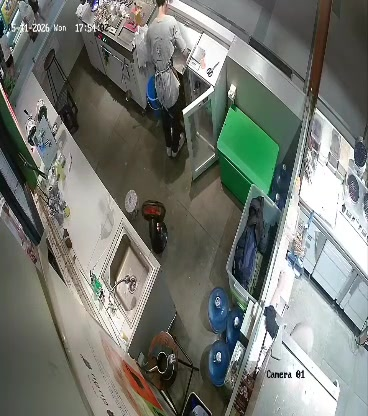
#> input picture frames/Footage(2 mins)_frame_000002.jpg, 368 x 416 px
$ python define_zone.py --image 'frames/Footage(2 mins)_frame_000002.jpg'
#> lines starting #> are read from the running program, lines starting #| are printed output that depends on the picture; after the words box and inside, x2 and y2 are one past the last pixel; in counts of white or black regions, pixels touching at a corner belong together
"""
Utility interaktif untuk menentukan ulang ZONE_POLYGON yang dipakai di
inference/inference.py dan inference/new_inference.py.

Cara pakai:
    python define_zone.py                          # ambil 1 snapshot langsung dari RTSP
    python define_zone.py --image frame_contoh.jpg  # pakai gambar frame yang sudah ada

Kontrol saat window terbuka:
    klik kiri    -> tambah titik polygon (urut sesuai klik, searah/berlawanan jarum jam)
    'u'          -> undo titik terakhir
    'r'          -> reset semua titik
    's' / Enter  -> selesai, cetak & simpan hasil polygon
    'q' / Esc    -> keluar tanpa menyimpan
"""
import os
import sys
import json
import argparse
import subprocess

import cv2
import numpy as np
from dotenv import load_dotenv

load_dotenv()

RTSP_URL = (
    f"rtsp://{os.getenv('RTSP_USERNAME')}:{os.getenv('RTSP_PASSWORD')}"
    f"@{os.getenv('RTSP_IP')}:{os.getenv('RTSP_PORT')}/Streaming/Channels/101"
)

SNAPSHOT_PATH = "zone_snapshot.jpg"
OUTPUT_JSON = "zone_polygon.json"

points = []


def grab_snapshot_from_rtsp(out_path: str):
    """Ambil 1 frame snapshot langsung dari RTSP lewat ffmpeg."""
    cmd = [
        "ffmpeg", "-y",
        "-rtsp_transport", "tcp",
        "-i", RTSP_URL,
        "-frames:v", "1",
        "-q:v", "2",
        out_path,
    ]
    print("[define_zone] Mengambil snapshot dari RTSP...")
    result = subprocess.run(cmd, capture_output=True, text=True, timeout=30)
    if result.returncode != 0 or not os.path.exists(out_path):
        print(f"[ERROR] Gagal ambil snapshot dari RTSP:\n{result.stderr[-1000:]}")
        sys.exit(1)


def on_mouse(event, x, y, flags, param):
    if event == cv2.EVENT_LBUTTONDOWN:
        points.append((x, y))


def render(base_frame):
    frame = base_frame.copy()

    for i, pt in enumerate(points):
        cv2.circle(frame, pt, 5, (0, 0, 255), -1)
        cv2.putText(frame, str(i + 1), (pt[0] + 8, pt[1] - 8),
                    cv2.FONT_HERSHEY_SIMPLEX, 0.6, (0, 0, 255), 2)

    if len(points) >= 2:
        pts_arr = np.array(points, dtype=np.int32)
        cv2.polylines(frame, [pts_arr], isClosed=len(points) >= 3,
                      color=(0, 255, 0), thickness=2)

    help_text = "klik=tambah titik | u=undo | r=reset | s/Enter=selesai | q/Esc=batal"
    cv2.putText(frame, f"Titik: {len(points)}   {help_text}",
                (10, 25), cv2.FONT_HERSHEY_SIMPLEX, 0.55, (0, 255, 255), 1)

    return frame


def main():
    parser = argparse.ArgumentParser(
        description="Tentukan ulang ZONE_POLYGON secara interaktif dengan klik titik di atas gambar frame CCTV."
    )
    parser.add_argument("--image", type=str, default=None,
                         help="Path ke gambar frame yang mau dipakai. Kalau tidak diisi, "
                              "akan ambil 1 snapshot langsung dari RTSP.")
    args = parser.parse_args()

    if args.image:
        image_path = args.image
        if not os.path.exists(image_path):
            print(f"[ERROR] File gambar tidak ditemukan: {image_path}")
            sys.exit(1)
    else:
        image_path = SNAPSHOT_PATH
        grab_snapshot_from_rtsp(image_path)

    base_frame = cv2.imread(image_path)
#> base_frame is the input picture: shape (416, 368, 3); mean B, G, R 113.9, 120.9, 116.9
    if base_frame is None:
        print(f"[ERROR] Gagal baca gambar: {image_path}")
        sys.exit(1)

    window_name = "Define Zone Polygon"
    cv2.namedWindow(window_name)
    cv2.setMouseCallback(window_name, on_mouse)

    print("[define_zone] Klik titik-titik polygon secara berurutan (searah atau berlawanan jarum jam, konsisten).")
    print("[define_zone] Tekan 's'/Enter kalau selesai, 'u' untuk undo, 'r' untuk reset, 'q' untuk batal.")

    while True:
        frame = render(base_frame)
#> in render, `cv2.putText(frame, f"Titik: {len(points)}   {help_text}", (10, 25), cv..`:
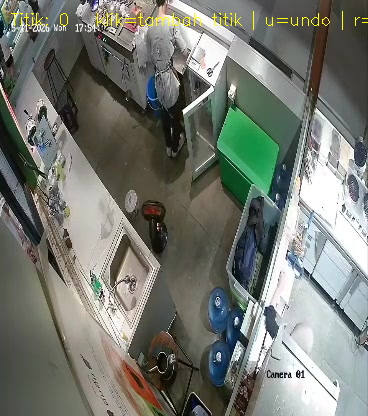
#> frame: shape (416, 368, 3); 0.43% of pixels changed, all inside (x1, y1, x2, y2) = (11, 11, 368, 30)
        cv2.imshow(window_name, frame)
        key = cv2.waitKey(20) & 0xFF
#> (key q is pressed here)

        if key in (ord("s"), 13):  # 's' atau Enter
            if len(points) < 3:
                print("[define_zone] Minimal butuh 3 titik untuk membentuk polygon, klik lagi.")
                continue
            break
        elif key == ord("u"):
            if points:
                points.pop()
        elif key == ord("r"):
            points.clear()
        elif key in (ord("q"), 27):  # 'q' atau Esc
            print("[define_zone] Dibatalkan, tidak ada perubahan disimpan.")
            cv2.destroyAllWindows()
            sys.exit(0)
#> (the program exits here)
